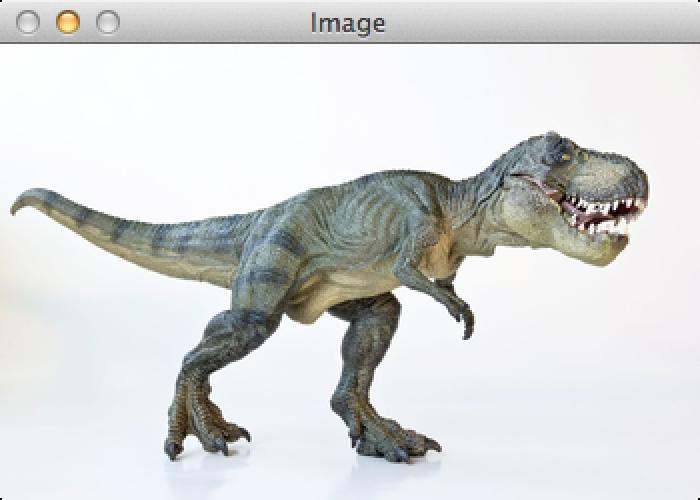
#> input picture Tyrannosaurus.jpeg, 700 x 500 px
$ python splitting_and_merging.py --image Tyrannosaurus.jpeg
#> lines starting #> are read from the running program, lines starting #| are printed output that depends on the picture
import numpy as np
import argparse
import cv2

ap = argparse.ArgumentParser()
ap.add_argument("-i", "--image", required = True,
help = "Path to the image")
args = vars(ap.parse_args())

image = cv2.imread(args["image"])
#> image is the input picture: shape (500, 700, 3); mean B, G, R 214.9, 215.4, 214.1
(B, G, R) = cv2.split(image)
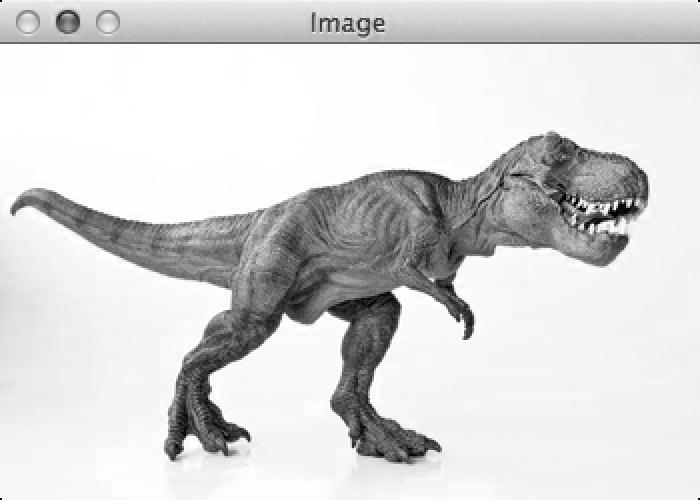
#> B: shape (500, 700); min 0, max 255, mean 214.9
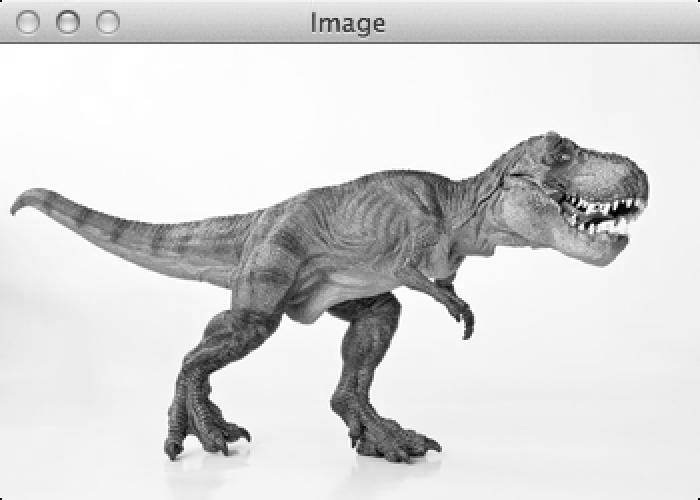
#> G: shape (500, 700); min 0, max 255, mean 215.4

cv2.imshow("Red", R)
cv2.imshow("Green", G)
cv2.imshow("Blue", B)
cv2.waitKey(0)

merged = cv2.merge([B, G, R])
cv2.imshow("Merged", merged)
cv2.waitKey(0)
cv2.destroyAllWindows()
